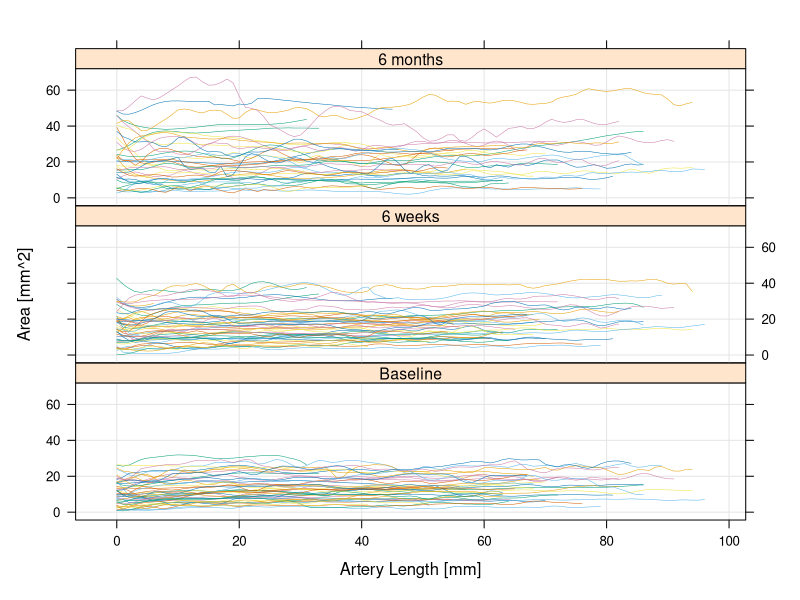
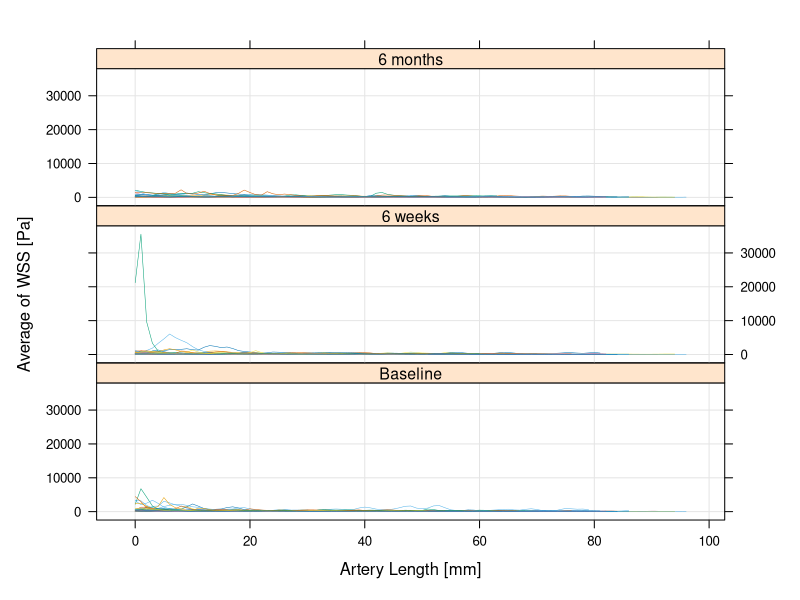
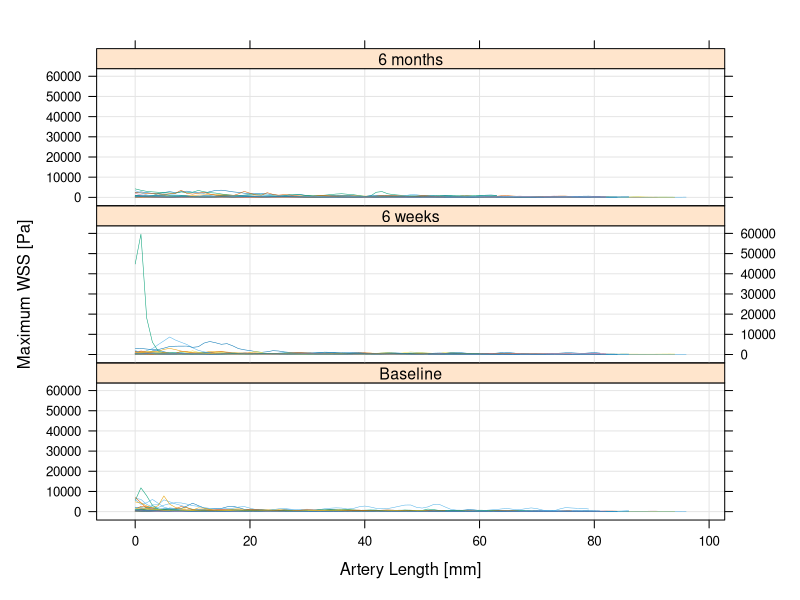
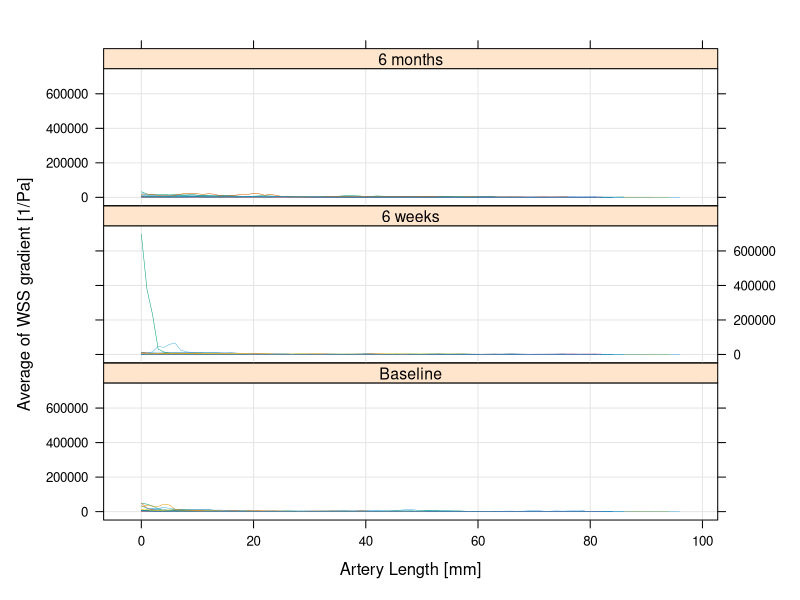
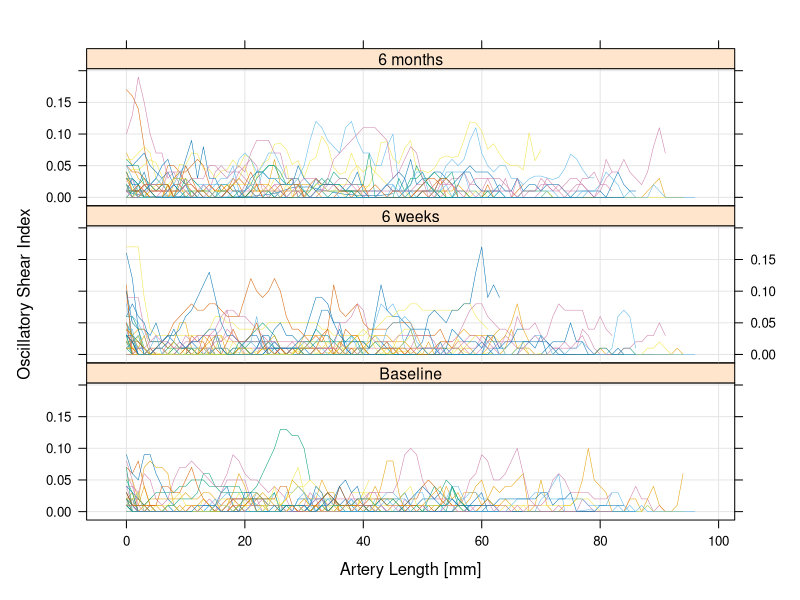

R code for these plots, in order:
# Read the hemodynamic data set
Hemodynamics <- read.csv(file="Hemodynamics_Fistula-Artery.csv", head=TRUE, sep=",")
str(Hemodynamics)

## Load
library(lattice)
par(cex = .6)
options(scipen=999)  # turn-off scientific notation like 1e+48

#--Define plot titles:
lab.Scan.1 <- "Baseline"
lab.Scan.2 <- "6 weeks"
lab.Scan.3 <- "6 months"

#--Custom strip function:
my.strip <- function(which.given, which.panel, ...) {
  strip.labels <- c(lab.Scan.1, lab.Scan.2, lab.Scan.3)
  panel.rect(0, 0, 1, 1, col="#ffe5cc", border=1)
  panel.text(x=0.5, y=0.5, adj=c(0.5, 0.55), cex=0.95,
             lab=strip.labels[which.panel[which.given]])}

#Create and save plots
pdf(file="AllPatients_artery_Area.pdf")
xyplot(area ~ d.mm | Scan, data = Hemodynamics, groups = Patient, type = "l", lwd=0.5, grid = TRUE,
       strip=my.strip, layout=c(1, 3, 1), xlab="Artery Length [mm]", ylab="Area [mm^2]")
dev.off()

pdf(file="AllPatients_artery_WSSave.pdf")
xyplot(WSSave ~ d.mm | Scan, data = Hemodynamics, groups = Patient, type = "l", lwd=0.5, grid = TRUE, 
       strip=my.strip, layout=c(1, 3, 1), xlab="Artery Length [mm]", ylab="Average of WSS [Pa]")
dev.off()

pdf(file="AllPatients_artery_WSSmax.pdf")
xyplot(WSSmax ~ d.mm | Scan, data = Hemodynamics, groups = Patient, type = "l", lwd=0.5, grid = TRUE, 
       strip=my.strip, layout=c(1, 3, 1), xlab="Artery Length [mm]", ylab="Maximum WSS [Pa]")
dev.off()

pdf(file="AllPatients_artery_WSSGave.pdf")
xyplot(WSSGave ~ d.mm | Scan, data = Hemodynamics, groups = Patient, type = "l", lwd=0.5, grid = TRUE,
       strip=my.strip, layout=c(1, 3, 1), xlab="Artery Length [mm]", ylab="Average of WSS gradient [1/Pa]")
dev.off()

pdf(file="AllPatients_artery_OSI.pdf")
xyplot(OSI ~ d.mm | Scan, data = Hemodynamics, groups = Patient, type = "l", lwd=0.5, grid = TRUE, 
       strip=my.strip, layout=c(1, 3, 1), xlab="Artery Length [mm]", ylab="Oscillatory Shear Index")
dev.off()

#TEST COLORS AND MEDIAN: xyplot(OSI ~ d.mm | Scan, data = Hemodynamics, groups = Patient, type = "l", lwd=0.5, grid = TRUE, strip=my.strip, 
       #layout=c(1, 3, 1), xlab="Vein Length [mm]", ylab="Oscillatory Shear Index",
       #panel=function(x, y, ...) {panel.grid(h=-1, v=0)    # plot default horizontal gridlines
       #panel.abline(v=d, col="grey90") # custom vertical gridlines
       #panel.xyplot(x, y, ..., type="l", col=col.raw, lwd=0.5) # raw data
       #panel.loess(x, y, ..., col=col.smo, span=0.14, lwd=0.5) # smoothed data
       #panel.abline(h=median(y, na.rm=TRUE), lty=2, col=col.lm, lwd=1) # median value
       #})
